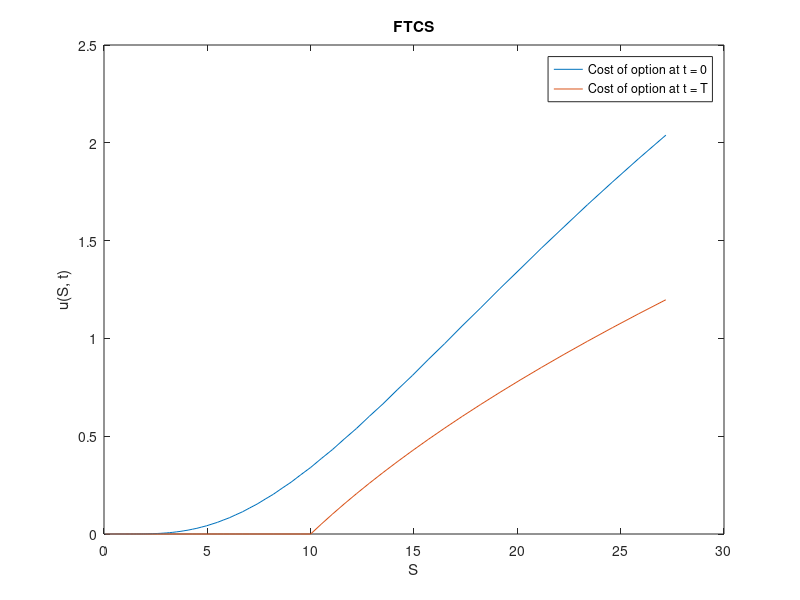
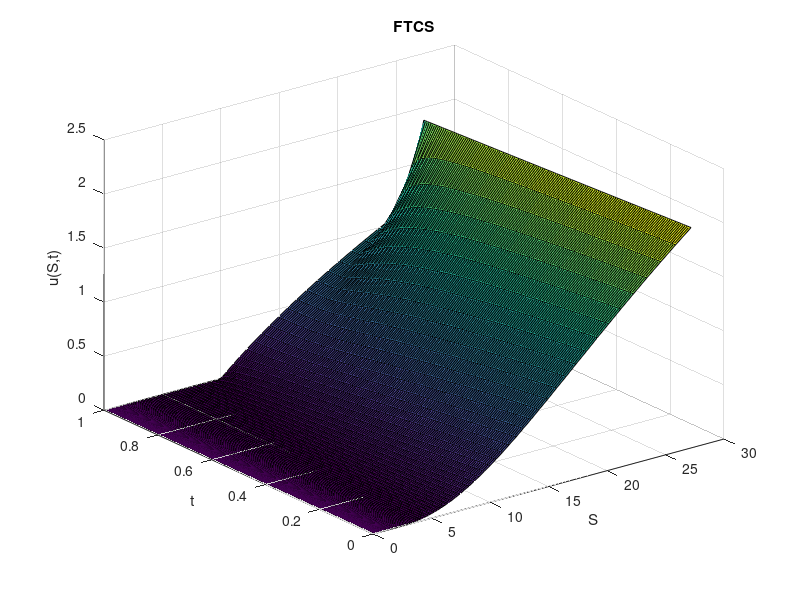
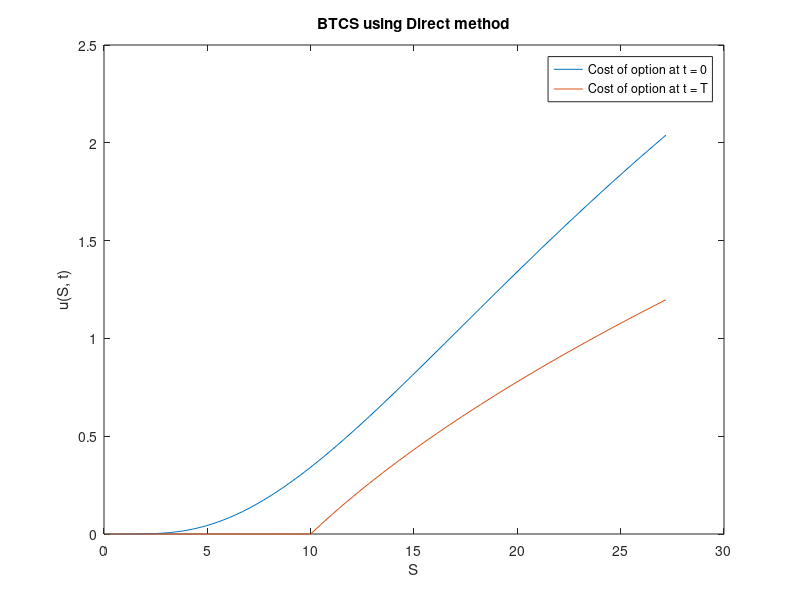
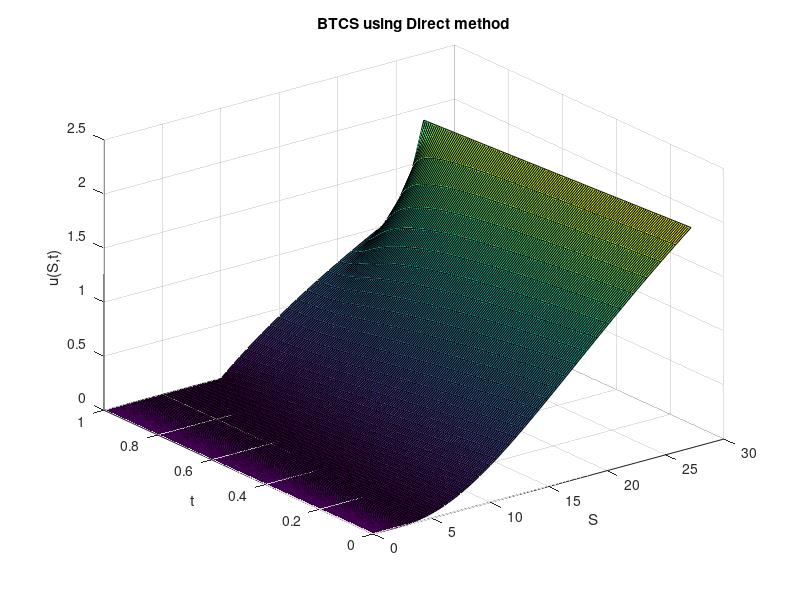

MATLAB code for these plots, in order: (Note: this script raises an error after producing the figures.)
function q1
	close all; clear; im_num = 1;
	% Option Parameters
	T = 1;
	K = 10;
	r = 0.25;
	sig = 0.6;
	delta = 0.2;

	q = 2*r/sig^2;
	qd = 2*(r-delta)/sig^2;

	% Computational Parameters
	x_max = 1;
	x_min = -5;

	h = 0.05;
	k = h^2/2;
	m = (x_max - x_min)/h;
	n = ceil((T*sig^2/2)/k);

	X = x_min:h:x_max;
	Tau = 0:k:T*sig^2/2;

	S = K*exp(X);
	Time = T - 2*Tau/sig^2;

	
	U = FTCS(@fun, @f, @g1, @g2, T*sig^2/2, K, r, sig, delta, q, qd, x_min, x_max, h, k, m, n, X, Tau);
	% length(X), length(U(end, :))
	figure; plot(S, U(end, :)); hold on; plot(S, U(1, :)); hold off;
	legend('Cost of option at t = 0', 'Cost of option at t = T'); xlabel('S'); ylabel('u(S, t)'); title('FTCS');
	saveas(gcf, sprintf('plots/q1_%d.png', im_num)); im_num = im_num + 1;
	figure; surf(S, Time, U); xlabel('S'); ylabel('t'); zlabel('u(S,t)'); title('FTCS');
	saveas(gcf, sprintf('plots/q1_%d.png', im_num)); im_num = im_num + 1;
	
	Methods = ['Direct'; 'GaussS'; 'Jacobi'; 'SOR   '];
	for meth = 1:4
		U = BTCS(@fun, @f, @g1, @g2, T, K, r, sig, delta, q, qd, x_min, x_max, h, k, m, n, X, Tau, Methods(meth, :));
		figure; plot(S, U(end, :)); hold on; plot(S, U(1, :)); hold off;
		legend('Cost of option at t = 0', 'Cost of option at t = T'); xlabel('S'); ylabel('u(S, t)'); title(sprintf('BTCS using %s method', Methods(meth, :)));
		saveas(gcf, sprintf('plots/q1_%d.png', im_num)); im_num = im_num + 1;
		figure; surf(S, Time, U); xlabel('S'); ylabel('t'); zlabel('u(S,t)'); title(sprintf('BTCS using %s method', Methods(meth, :)));
		saveas(gcf, sprintf('plots/q1_%d.png', im_num)); im_num = im_num + 1;
	end

	for meth = 1:4
		U = Crank(@fun, @f, @g1, @g2, T, K, r, sig, delta, q, qd, x_min, x_max, h, k, m, n, X, Tau, Methods(meth, :));
		figure; plot(S, U(end, :)); hold on; plot(S, U(1, :)); hold off;
		legend('Cost of option at t = 0', 'Cost of option at t = T'); xlabel('S'); ylabel('u(S, t)'); title(sprintf('Crank-Nicolson using %s method', Methods(meth, :)));
		saveas(gcf, sprintf('plots/q1_%d.png', im_num)); im_num = im_num + 1;
		figure; surf(S, Time, U); xlabel('S'); ylabel('t'); zlabel('u(S,t)'); title(sprintf('Crank-Nicolson using %s method', Methods(meth, :)));
		saveas(gcf, sprintf('plots/q1_%d.png', im_num)); im_num = im_num + 1;
	end
end

function [y] = fun(x, t)
	y = 0;
end

function [y] = f(x, qd)
	temp1 = zeros(size(x));
	temp2 = exp(x*(qd + 1)/2 ) - exp(x*(qd - 1)/2);
	y = max([temp1; temp2]);
end

function [y] = g1(x, t, qd)
	y = 0;
end

function [y] = g2(x, t, qd)
	y = exp(x.*(qd + 1)/2 + t.*(qd + 1)^2/4);
end

function [U] = FTCS(fun, f, g1, g2, T, K, r, sig, delta, q, qd, x_min, x_max, h, k, m, n, X, Tau)
	fprintf('\nRunning FTCS\n');
	lamda = k / h^2;
	U = zeros(n+1, m+1);

	U(1:end, 1) = g1(x_min, Tau, qd);
	U(1:end, end) = g2(x_max, Tau, qd);
	U(1, 1:end) = f(X, qd);

	for i = 2:n+1
		for j = 2:m
			U(i, j) = lamda*U(i-1,j-1) + (1-2*lamda)*U(i-1,j) + lamda*U(i-1,j+1);
		end
	end

	U;
end

function [U] = BTCS(fun, f, g1, g2, T, K, r, sig, delta, q, qd, x_min, x_max, h, k, m, n, X, Tau, method)
	fprintf('\nRunning BTCS\n');
	fprintf('Using %s method\n', method);
	lamda = k / h^2;
	U = zeros(n+1, m+1);

	U(1:end, 1) = g1(x_min, Tau, qd);
	U(1:end, end) = g2(x_max, Tau, qd);
	U(1, 1:end) = f(X, qd);

	for i = 2:n+1
		A = zeros(m+1, m+1);
		b = zeros(m+1, 1);

		A(1:m+2:end) = 1 + 2*lamda;
		A(2:m+2:end) = -lamda;
		A(m+2:m+2:end) = -lamda;

		A(1,1) = 1;
		A(1,2) = 0;
		A(m+1,m+1) = 1;
		A(m+1,m) = 0;

		b(2:m) = U(i-1,2:m);
		b(1) = U(i,1);
		b(end) = U(i,end);

		if method == 'Direct'
			U(i,:) = (A\b)';
		elseif method == 'GaussS'
			U(i,:) = gauss_seidel(A,b,1000,1e-5);
		elseif method == 'Jacobi'
			U(i,:) = jacobi(A,b,1000,1e-5);
		else
			U(i,:) = sor(A,b,1000,1e-5);
		end			
			
	end

	U;
end

function [U] = Crank(fun, f, g1, g2, T, K, r, sig, delta, q, qd, x_min, x_max, h, k, m, n, X, Tau, method)
	fprintf('\nRunning Crank Nicolson\n');
	fprintf('Using %s method\n', method);
	lamda = k / h^2;
	U = zeros(n+1, m+1);

	U(1:end, 1) = g1(x_min, Tau, qd);
	U(1:end, end) = g2(x_max, Tau, qd);
	U(1, 1:end) = f(X, qd);

	for i = 2:n+1
		A = zeros(m+1, m+1);
		b = zeros(m+1, 1);

		A(1:m+2:end) = 1 + lamda;
		A(2:m+2:end) = -lamda/2;
		A(m+2:m+2:end) = -lamda/2;

		A(1,1) = 1;
		A(1,2) = 0;
		A(m+1,m+1) = 1;
		A(m+1,m) = 0;

		b(2:m) = U(i-1,1:m-1)*lamda/2 + (1-lamda)*U(i-1,2:m) + U(i-1,3:m+1)*lamda/2;
		b(1) = U(i,1);
		b(end) = U(i,end);

		if method == 'Direct'
			U(i,:) = (A\b)';
		elseif method == 'GaussS'
			U(i,:) = gauss_seidel(A,b,1000,1e-5);
		elseif method == 'Jacobi'
			U(i,:) = jacobi(A,b,1000,1e-5);
		else
			U(i,:) = sor(A,b,1000,1e-5);
		end	
	end

	U;
end